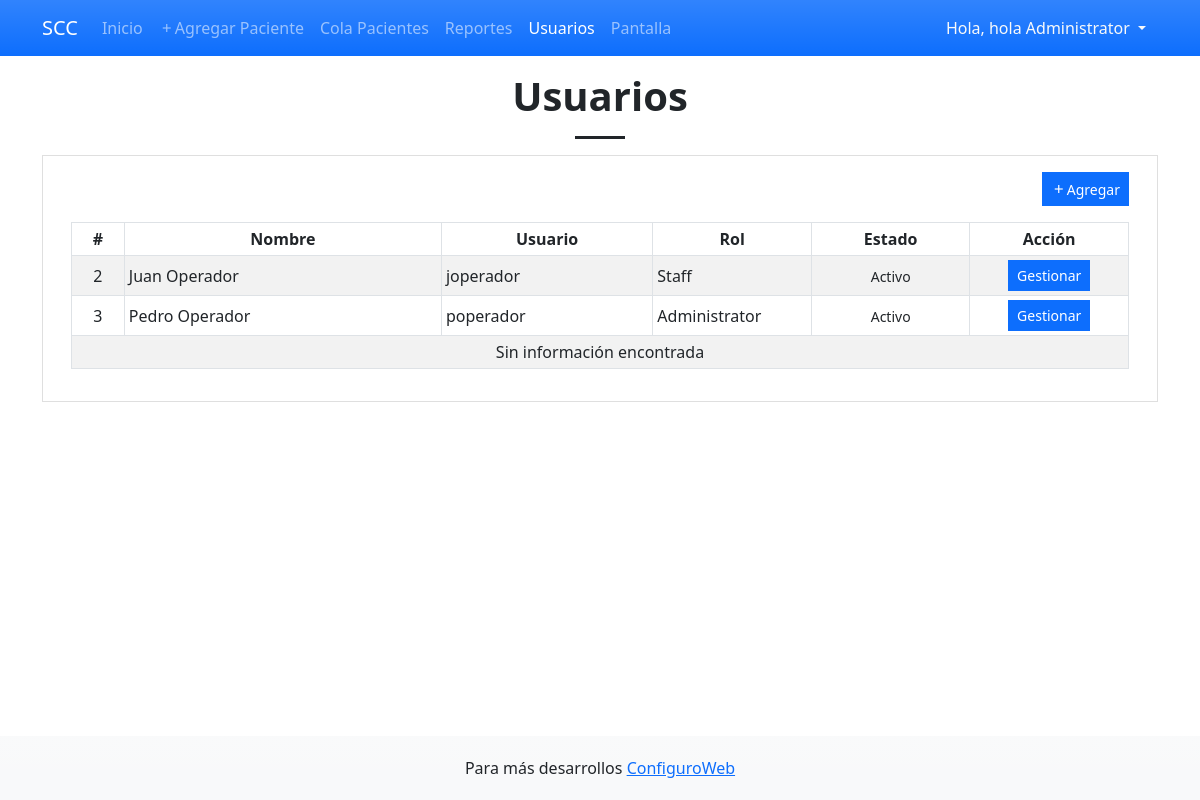
Page /?page=users (signed in) on the committed database.
### tables this page shows
CREATE TABLE `user_list` (
            `user_id` INTEGER NOT NULL PRIMARY KEY AUTOINCREMENT,
            `fullname` INTEGER NOT NULL,
            `username` TEXT NOT NULL,
            `password` TEXT NOT NULL,
            `type` TINYINT(1) NOT NULL Default 0,
            `status` TINYINT(1) NOT NULL Default 0,
            `date_created` TIMESTAMP DEFAULT CURRENT_TIMESTAMP
        );

### users.php (the view, shortened to what this page needs)
<?php
$sql = "SELECT `user_id`, `fullname`, `username`, `status`, `type` FROM `user_list` where `user_id` NOT IN (1, {$_SESSION['user_id']})";
$query = $conn->query($sql);
?>
<h1 class="text-center fw-bolder">Usuarios</h1>
<hr class="mx-auto opacity-100" style="width:50px;height:3px">
<div class="card rounded-0">
    <div class="card-body">
        <div class="container">
            <div class="row justify-content-end mb-3">
                <div class="col-auto">
                    <a class="btn btn-sm btn-primary rounded-0 d-flex align-items-center" href="./?page=manage_user"><i class="material-symbols-outlined">add</i> Agregar</a>
                </div>
            </div>
            <div class="table-responsive">
                <table class="table table-striped table-bordered table-sm">
                    <colgroup>
                        <col width="5%">
                        <col width="30%">
                        <col width="20%">
                        <col width="15%">
                        <col width="15%">
                        <col width="15%">
                    </colgroup>
                    <thead>
                        <tr>
                            <th class="text-center">#</th>
                            <th class="text-center">Nombre</th>
                            <th class="text-center">Usuario</th>
                            <th class="text-center">Rol</th>
                            <th class="text-center">Estado</th>
                            <th class="text-center">Acción</th>
                        </tr>
                    </thead>
                    <tbody>
                        <?php while ($row = $query->fetchArray()): ?>
                            <tr>
                                <td class="text-center"><?= $row['user_id'] ?></td>
                                <td><?= $row['fullname'] ?></td>
                                <td><?= $row['username'] ?></td>
                                <td>
                                    <?php
                                    switch ($row['type']) {
                                        case 1:
                                            echo 'Administrator';
                                            break;
                                        case 2:
                                            echo 'Staff';
                                            break;
                                    }
                                    ?>
                                </td>
                                <td class="text-center">
                                    <?php
                                    switch ($row['status']) {
                                        case 1:
                                            echo "<small class='text-body-tertiary'>Activo</small>";
                                            break;
                                    }
                                    ?>
                                </td>
                                <td class="text-center">
                                    <div class="btn-group btn-group-sm">
                                        <a href="./?page=manage_user&id=<?= $row['user_id'] ?>" class="btn btn-sm btn-primary rounded-0">Gestionar</a>
                                    </div>
                                </td>
                            </tr>
                        <?php endwhile; ?>
                        <?php if (!$query->fetchArray()): ?>
                            <tr>
                                <td colspan="6" class="text-center">Sin información encontrada</td>
                            </tr>
                        <?php endif; ?>
                    </tbody>
                </table>
            </div>
        </div>
    </div>
</div>

### index.php (shortened to what this page needs)
<?php
$page = $_GET['page'] ?? 'home';
?>
<!DOCTYPE html>
<html lang="es">
<head>
    <link rel="stylesheet" href="./css/bootstrap.min.css">
    <link rel="stylesheet" href="./css/custom.css">
</head>
<body>
    <main>
        <nav class="navbar navbar-expand-lg navbar-dark bg-primary bg-gradient fixed-top mb-5" id="topNavBar">
            <div class="container">
                <a class="navbar-brand" href="./">
                    SCC
                </a>
                <div class="collapse navbar-collapse" id="navbarNav">
                    <ul class="navbar-nav">
                        <li class="nav-item">
                            <a class="nav-link <?php echo ($page == 'home') ? 'active' : '' ?>" aria-current="page" href="./">Inicio</a>
                        </li>
                        <li class="nav-item">
                            <a class="nav-link <?php echo ($page == 'patients') ? 'active' : '' ?> d-flex align-items-start" aria-current="page" href="./?page=manage_patient"><span class="material-symbols-outlined">add</span> Agregar Paciente</a>
                        </li>
                        <li class="nav-item">
                            <a class="nav-link <?php echo ($page == 'patients') ? 'active' : '' ?>" aria-current="page" href="./?page=patients">Cola Pacientes</a>
                        </li>
                        <?php if ($_SESSION['type'] == 1): ?>
                            <li class="nav-item">
                                <a class="nav-link <?php echo ($page == 'reports') ? 'active' : '' ?>" aria-current="page" href="./?page=reports">Reportes</a>
                            </li>
                            <li class="nav-item">
                                <a class="nav-link <?php echo ($page == 'users') ? 'active' : '' ?>" aria-current="page" href="./?page=users">Usuarios</a>
                            </li>
                        <?php endif; ?>
                        <li class="nav-item">
                            <a class="nav-link" aria-current="page" href="javascript:void(0);" onclick="openQueueingScreen()">Pantalla</a>
                        </li>
                    </ul>
                </div>
                <div class="dropdown">
                    <button class="btn btn-secondary dropdown-toggle bg-transparent  text-light border-0" type="button" id="dropdownMenuButton1" data-bs-toggle="dropdown" aria-expanded="false">
                        Hola, hola <?php echo $_SESSION['fullname'] ?>
                    </button>
                </div>
            </div>
        </nav>
        <div class="container-md pt-5 pb-3" id="page-container">
            <div class="my-4">
                <?php include($page . ".php");  ?>
            </div>
        </div>
        <footer class="position-fixed bottom-0 w-100 bg-gradient bg-light">
            <div class="lh-1 container py-4">
                <div class="text-center">Para más desarrollos <a href="https://configuroweb.com/" class='text-body-tertiary'>ConfiguroWeb</a></div>
            </div>
        </footer>
</body>
</html>

### css/custom.css (style rules this page uses)
html, body { margin: unset; height: 100%; width: 100%; overflow-x: hidden; }
body { padding-bottom:5em; }
.material-symbols-outlined { font-size: var(--bs-body-font-size) !important; line-height: var(--bs-body-line-height) !important; }
table th, table td { vertical-align: middle !important; }

### rows in the picture
user_list: user_id "2", fullname "Juan Operador", username "joperador", type "Staff", status "Activo"
user_list: user_id "3", fullname "Pedro Operador", username "poperador", type "Administrator", status "Activo"

### other values in the picture
$_SESSION['fullname'] "Administrator"
